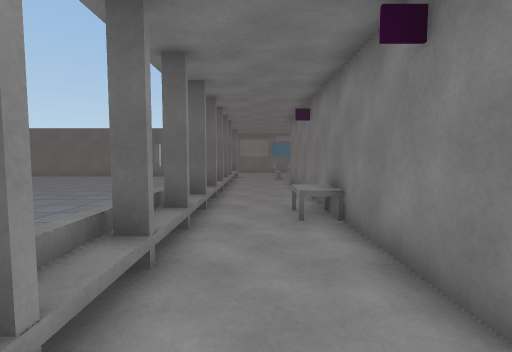
View 1 (above)

22 first-person views from a walk through a Unity game level. The camera is 1.3 m above the floor, tilts 4° down and sees 85° across. Doors are open. The floor is counted in squares, 0.9 m on a side. Each view is taken from the middle of a square. On the plan, view 1 faces up. The plan holds only what a view shows up to about 14 squares ahead; the rest is blank. The place goes on beyond the plan. The player is left out. Some surface patterns are stand-ins.

View 2
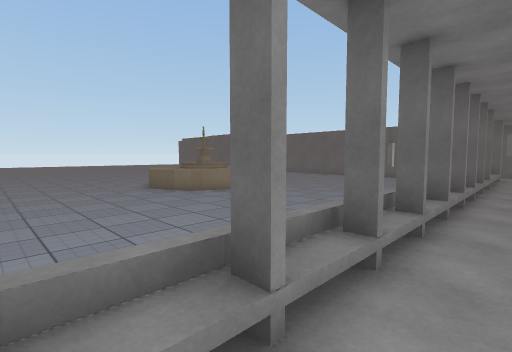

View 3
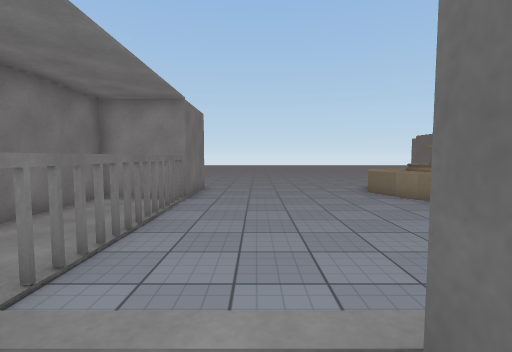

View 4
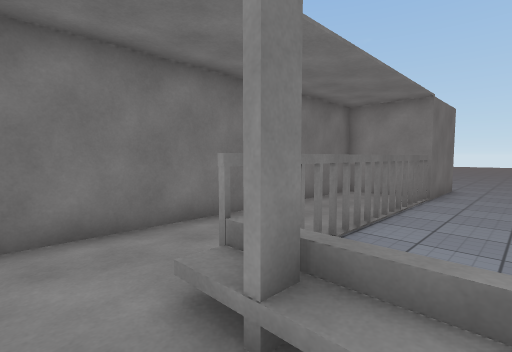

View 5
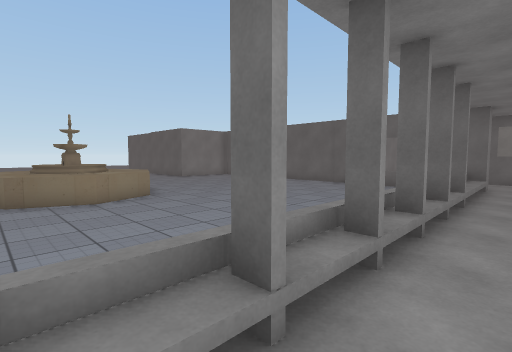

View 6
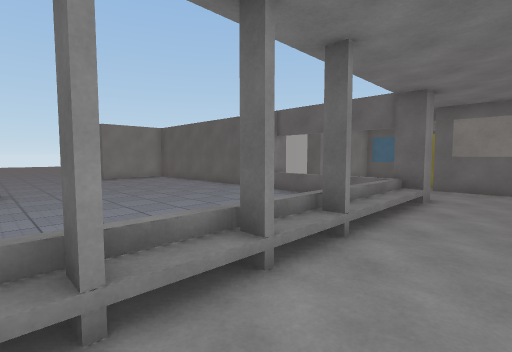

View 7
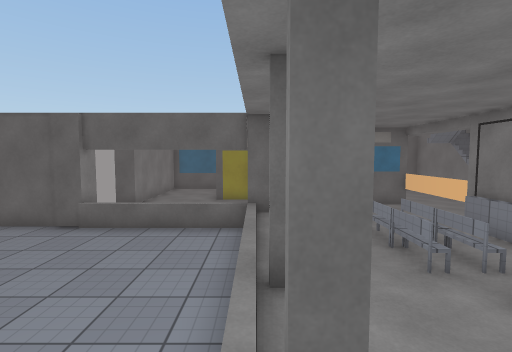

View 8
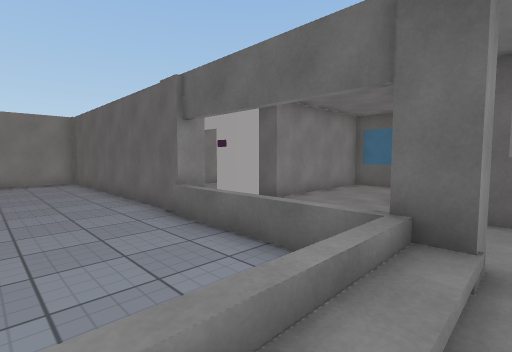

View 9
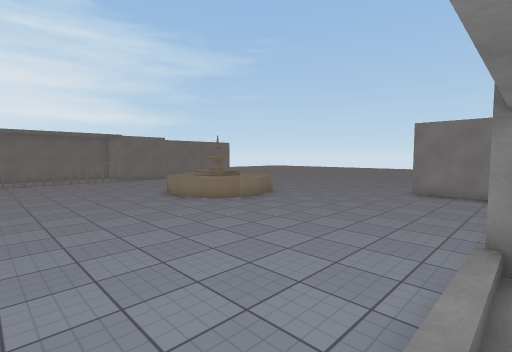

View 10
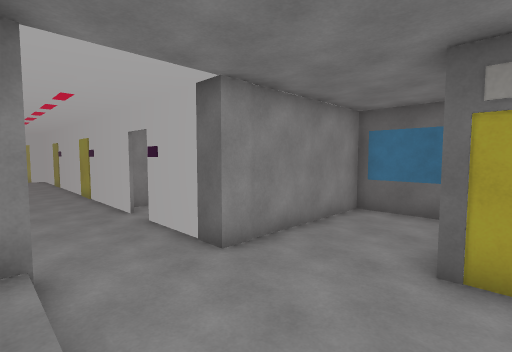

View 11
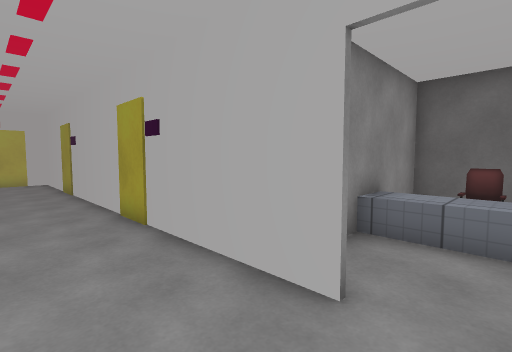

View 12
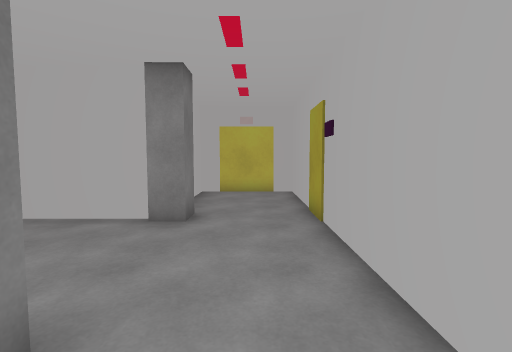

View 13
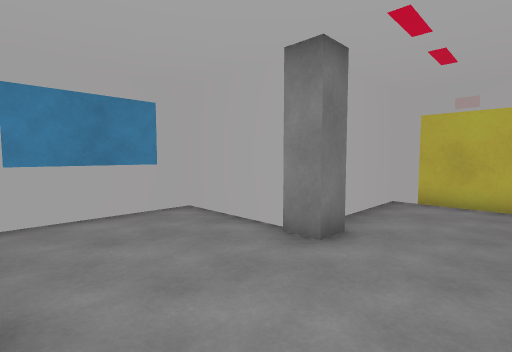

View 14
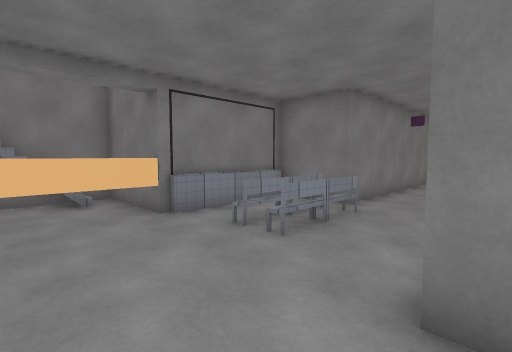

View 15
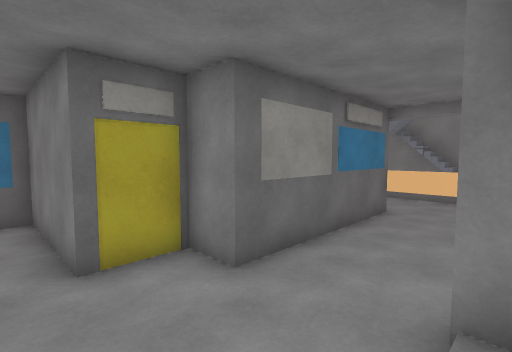

View 16
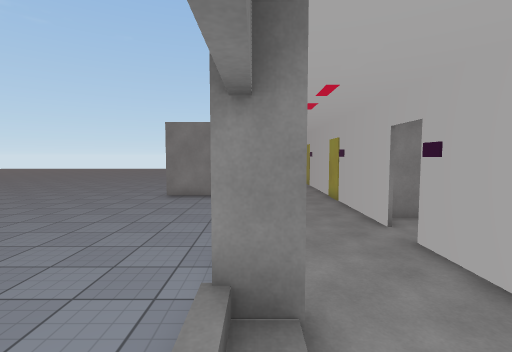

View 17
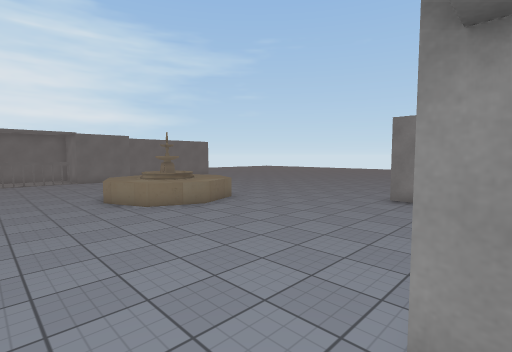

View 18
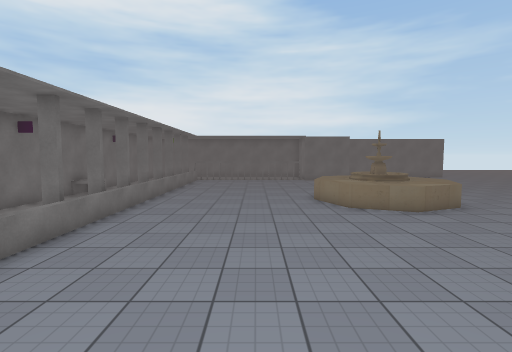

View 19
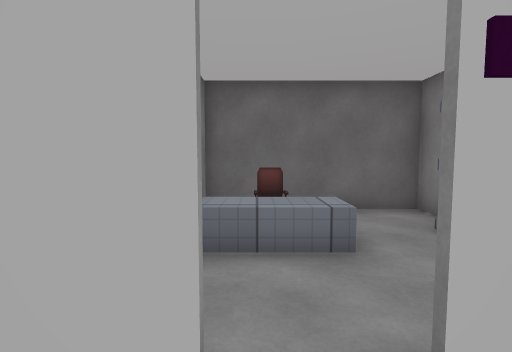

View 20
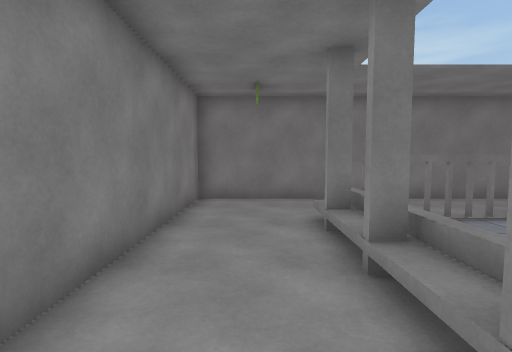

View 21
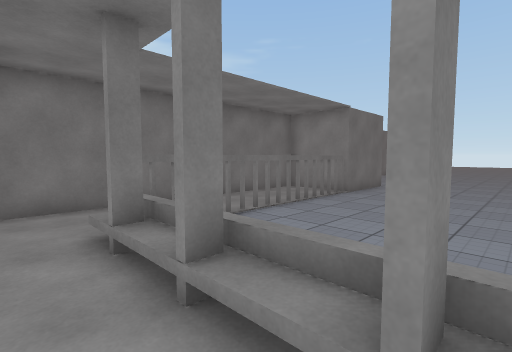

View 22
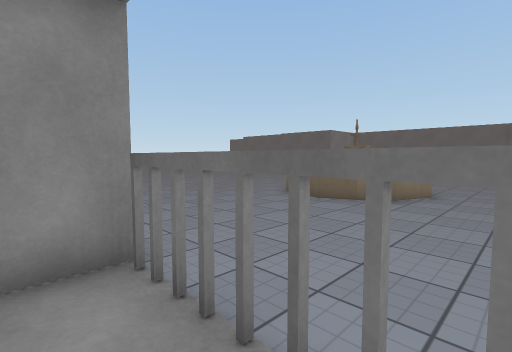

### Floor plan
Key: @ floor where view 1 was taken; # wall or solid block; . main floor; : floor 0.75 m higher than the main floor; / step, stairs or slope; D open door; = window, fence, low wall or low ledge; ^ raised ledge; v drop or lower ground; F fountain; C chair; O other object.
Columns run from 29 left of view 1 to 7 right of it. Each row starts with its distance up from view 1.
 31                 ##########
 30                #    .#...#
 29                # C ..#...#
 28                 ^^^..#...#
 27                 ^^^..#...#
 26                #.....#...###
 25 ################.D#.##.....########.
 24 #..............##.###.............=.#
 23 #.................................=.#
 22 #.................................=.=
 21 ######.....###########/////#......###
 20      #.....#vvvvvvvvvvvvvvv/..O...#
 19      #.....#vvvvvvvvvvvvvvv/......#
 18      #.....#vvvvvvvvvvvvvvv/......#
 17      ######vvvvvvvvvvvvvvvv/..O...#
 16          vvvvvvvvvvvvvvvvvv#...####
 15          vvvvvvvvvvvvvvvvvvv...#
 14           vvvvvvvvvvvvvvvvv#...#
 13           vvvvvvvvvvvvvvvvvv...#
 12           vvvvvvvvvvvvvvvvv/...#
 11           vvvvvv==vvvvvvvvvv...#
 10           vvvvv::::vvvvvvvv#...#
  9           vvvv=:FF:vvvvvvvvv...#
  8           vvv =:FF:vvvvvvvv#...#
  7           vv vv::::vvvvvvvvv..^^
  6              vvvvvvvvvvvvv #...#
  5            vvvvvvvvvvvvvvv v...#
  4           vvvvvvvvvvvvvvvv #...#
  3          vvvvvvvvvvvvvvvvv v...#
  2           vvvvvvvvvvvvvvvv #...#
  1            vvvvvvvvvvvvvvv v...#
  0            vvvvvvvvvvvvvvv #.@.#
 -1             vvvvvvv========v...#
 -2                ####............#
 -3                   #............#
 -4                   #............#
 -5                   ##############

Positions as (right, up) in squares from view 1, and headings:
1: (0, 0), facing up
2: (0, 0), facing up-left
3: (-1, 1), facing left
4: (0, 1), facing down-left
5: (0, 6), facing up-left
6: (1, 11), facing up-left
7: (-2, 12), facing up
8: (-1, 17), facing up-left
9: (-3, 21), facing down-left
10: (-3, 21), facing up-left
11: (-11, 22), facing up-left
12: (-17, 23), facing left
13: (-19, 24), facing down-left
14: (-2, 24), facing down-right
15: (-5, 21), facing up-right
16: (-5, 21), facing left
17: (-6, 21), facing down-left
18: (-7, 21), facing down
19: (-12, 23), facing up
20: (0, 5), facing down
21: (0, 4), facing down-left
22: (-7, -3), facing up-left
